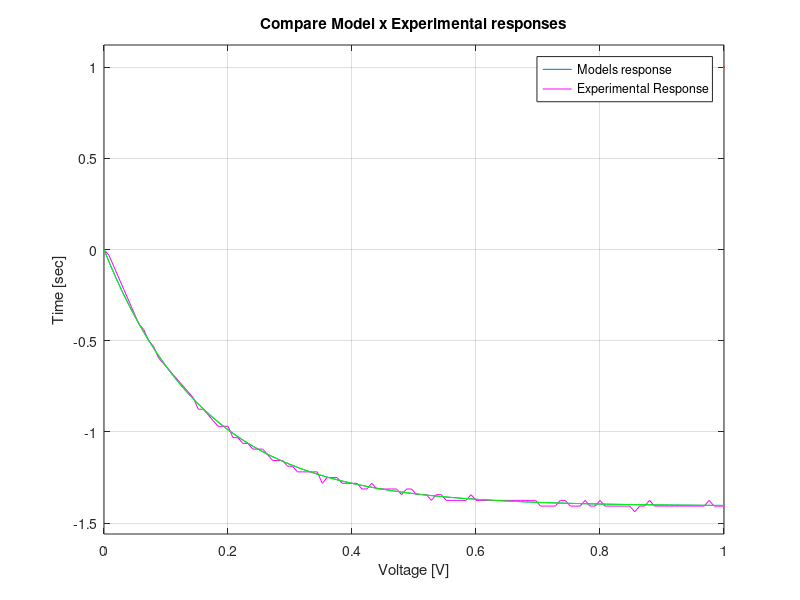

MATLAB code for this plot:
%% STEP RESPONSE TEST
% Create a model and analyse a grey-box system using it's step response 
clc
clear
s=tf('s');

% Parameters measured from experimental Data:
t = 0.165;     % Time constant [sec]
K = -1.406;    % Static Gain   [adm]

% Physical Circuit Values:
C1 = 330e-9;  % [F]
R2 = t/C1;    % [Ohm]
R1 = -R2/K;   % [Ohm]

% Analytical Transfer Function (Low Pass Filter)
Gp=K/(t*s+1);

step(Gp)
grid on

%% COMPARE (UNITARY) STEP RESPONSE

% Processed Experimental Data:
load("ProcessedData/Response_exp.mat");
load("ProcessedData/time_exp.mat");

% Plot and Compare
close all
hold on

plot(time_exp, Response_exp,'m',LineWidth=1)                % Experimental Response
step(Gp,'g')                                                % Our Model's Response

% Plot Config
grid on
legend('Models response', 'Experimental Response')
title('Compare Model x Experimental responses')
xlabel('Voltage [V]')
ylabel('Time [sec]')

